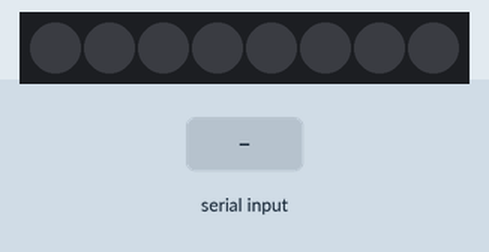
This sketch was run on a simulated Arduino Uno, built with avr-gcc and run on an emulated ATmega328P. Shown: 8 RGB LEDs in strip order, left to right. Inputs (shaded band) come from the test bench. Dim RGB values are drawn brighter than linear; what the sketch prints to the serial monitor is not drawn.

Above: at 1.2 s.
1.3 s: "start\n" received over Serial
At 2.4 s:
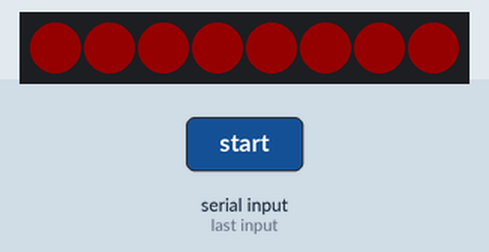
3.1 s: "stop\n" received over Serial
At 4.1 s:
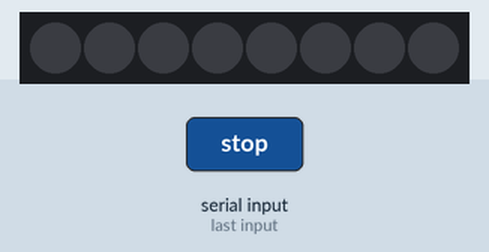
4.6 s: "start\n" received over Serial
At 8.3 s:
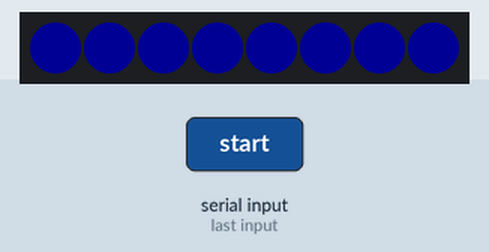
Timing chart, 0 to 16.2 s (numbered marks = the images above; inputs shaded):
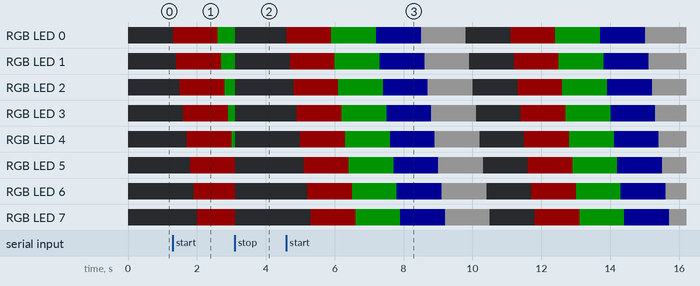

The sketch:

NeoPixel.ino
```cpp
/*
	Project 6.1 NeoPixel

	Use NeoPixel to blink red, green, blue and white.
*/

#include <Adafruit_NeoPixel.h>
#define PIN 3
#define NUMPIXELS 8

// Declare variables
int setColor[5][3] = {{255, 0, 0}, {0, 255, 0}, {0, 0, 255}, {255, 255, 255}, {0, 0, 0}};
Adafruit_NeoPixel pixels(NUMPIXELS, PIN, NEO_GRB + NEO_KHZ800);
String command;

void setup() {
	// Put your setup code here, to run once:
	pixels.begin();
	pixels.setBrightness(20);
	Serial.begin(9600); // Initialize serial communication
}

void loop() {
	// Put your main code here, to run repeatedly:
	detect_trigger_word();

	while (command == "start") {
		for (int j = 0; j < 5; j++) {
			for (int i = 0; i < NUMPIXELS; i++) {
				pixels.setPixelColor(i, setColor[j][0], setColor[j][1], setColor[j][2]);
				pixels.show();
				Serial.print("on," + String(i) + "," + String(j));
				custom_delay(100);

				if (command == "stop") break;
			}

			if (command == "stop") {stop(); break;}

			custom_delay(500);

			if (command == "stop") {stop(); break;}
		}
	}
}

void stop() {
	for (int i = 0; i < NUMPIXELS; i++) {
		pixels.setPixelColor(i, setColor[4][0], setColor[4][1], setColor[4][2]);
		pixels.show();
	}

	Serial.write("off"); // Write binary data to the serial port
}

// Function for custom time delay
void custom_delay(int time_period) {
	unsigned long time_now = millis(); // Return the number of milliseconds passed since the Arduino board began running the current program

	while (millis() < time_now + time_period) {
		detect_trigger_word();

		if (command == "stop") break;
	}
}

void detect_trigger_word() {
	String aux;

	if (Serial.available() > 0) { // Serial.available() -> Get the number of bytes (characters) available for reading from the serial port
		aux = Serial.readStringUntil('\n'); // Read incoming serial data

		if (aux == "start" || aux == "stop") {command = aux;}
	}
}
```

Measured:
- after the input at 1.3 s, RGB LED 0: off → RGB(20, 0, 0) at once, → RGB(0, 20, 0) 1.3 s later; RGB LED 1: off → RGB(20, 0, 0) after 0.11 s, → RGB(0, 20, 0) 1.3 s later
- after the input at 3.1 s, the LEDs: change at once (image 2)
- after the input at 4.6 s, RGB LED 0: off → RGB(20, 0, 0) at once, → RGB(0, 20, 0) 1.3 s later, → RGB(0, 0, 20) 1.3 s later, → RGB(20, 20, 20) 1.3 s later, … (9 changes in this stretch); RGB LED 1: off → RGB(20, 0, 0) after 0.11 s, → RGB(0, 20, 0) 1.3 s later, → RGB(0, 0, 20) 1.3 s later, → RGB(20, 20, 20) 1.3 s later, … (9 changes in this stretch)
- what the display in image 1 shows lasts 0.6 s, from 2.0 s to 2.6 s
